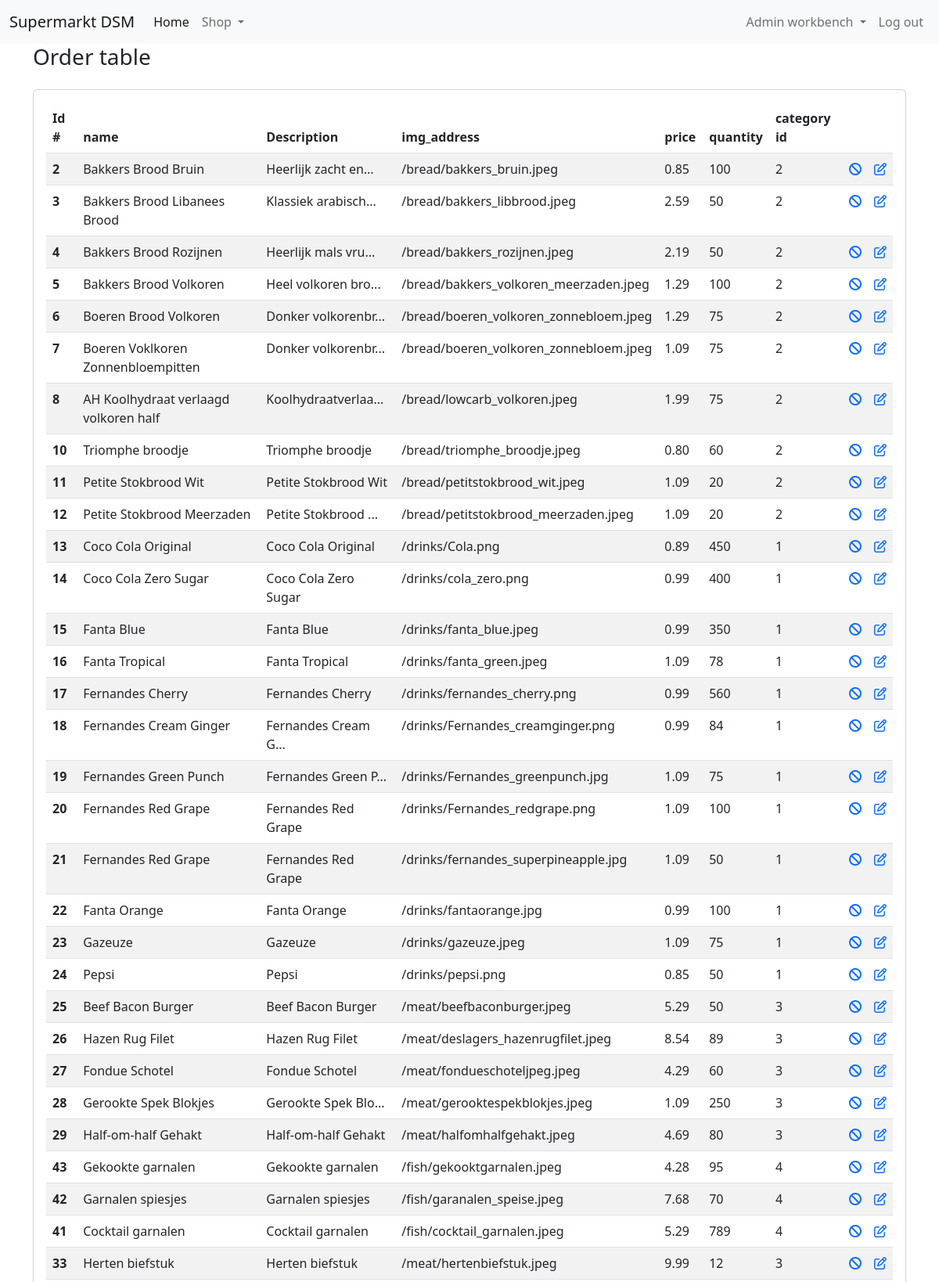
Screenshot of /index.php?content=pages/admin/products&user_id=75 (signed in, upper part) with the database file from the repository.
### tables this page shows
CREATE TABLE IF NOT EXISTS `products` (
  `id` int(11) NOT NULL AUTO_INCREMENT,
  `name` varchar(255) NOT NULL,
  `description` text NOT NULL,
  `img_address` varchar(255) NOT NULL,
  `price` decimal(4,2) NOT NULL,
  `quantity` int(11) NOT NULL,
  `category_id` int(11) NOT NULL,
  PRIMARY KEY (`id`)
);

### api/ConnectDb.php (called while the page is built, shortened)
<?php
class ConnectDb
{
    private $servername = "localhost";
    private $username   = "root";
    private $password   = "";
    private $database   = "dsm-winkel";
    public function __construct()
    {
        $this->conn = new mysqli($this->servername, $this->username,$this->password,$this->database);
        if(mysqli_connect_error()) {
            trigger_error("Failed to connect to MySQL: " . mysqli_connect_error());
        }else{
            return $this->conn;
        }
    }
}

### api/ProductController.php (called while the page is built, shortened)
<?php
require_once './api/ConnectDb.php';
class ProductController
{
    private $conn;
    public function __construct()
    {
        $db = new connectDb();
        $this->conn = $db->conn;
    }
    public function getProducts()
    {
        $query = "SELECT * FROM products";
        $result = $this->conn->query($query);
        if ($result) {
            if ($result->num_rows > 0) {
                $data = array();
                while ($row = $result->fetch_assoc()) {
                    $data[] = $row;
                }
                return $data;
            } else {
                echo "No found records";
            }
        } else {
            echo "error in " . $query . "<br>" . $this->conn->error;
        }
    }
}

### components/pages/admin/products.php (the view, shortened to what this page needs)
<?php
$object = new ProductController();
$products = $object->getProducts();
?>
<div class="container">
    <div class="row">
        <div class="d-sm-flex align-items-center justify-content-between mb-4">
            <h1 class="h3 mb-0 text-gray-800">Order table</h1>
        </div>
        <div class="col-12">
            <div class="card">
                <div class="card-body">
                    <table class="table table-striped table-hover">
                        <thead>
                        <tr>
                            <th scope="col">Id #</th>
                            <th scope="col">name</th>
                            <th scope="col">Description</th>
                            <th scope="col">img_address</th>
                            <th scope="col">price</th>
                            <th scope="col">quantity</th>
                            <th scope="col">category id</th>
                            <th scope="col"></th>
                            <th scope="col"></th>
                        </tr>
                        </thead>
                        <tbody>
                        <?php
                        $products = $object->getProducts();
                        foreach ($products as $product) {
                        ?>
                        <tr>
                            <th scope="row"><?php echo $product['id'] ?></th>
                            <td><?php echo $product['name'] ?></td>
                            <td><?php echo mb_strimwidth($product['description'], 0, 20, "...")  ?></td>
                            <td><?php echo $product['img_address'] ?></td>
                            <td><?php echo $product['price'] ?></td>
                            <td><?php echo $product['quantity'] ?></td>
                            <td><?php echo $product['category_id'] ?></td>
                            <td>
                                <a href="?content=pages/admin/products&action=deleteProduct&id=<?php echo $product['id'] ?>">
                                    <i aria-hidden="true" class="fa fa-ban"></i>
                                </a>
                            </td>
                            <td>
                                <a href="/index.php?content=pages/admin/edit-product&id=<?php echo $product['id'] ?>">
                                    <i aria-hidden="true" class="fa fa-pencil-square-o"></i>
                                </a>
                            </td>
                        </tr>
                        <?php } ?>
                        </tbody>
                    </table>
                </div>
            </div>
        </div>
    </div>
</div>

### rows the page displays
products: id "2", name "Bakkers Brood Bruin", description "Heerlijk zacht en...", img_address "/bread/bakkers_bruin.jpeg", price "0.85", quantity "100", category "2"
products: id "3", name "Bakkers Brood Libanees Brood", description "Klassiek arabisch...", img_address "/bread/bakkers_libbrood.jpeg", price "2.59", quantity "50", category "2"
products: id "4", name "Bakkers Brood Rozijnen", description "Heerlijk mals vru...", img_address "/bread/bakkers_rozijnen.jpeg", price "2.19", quantity "50", category "2"
products: id "5", name "Bakkers Brood Volkoren", description "Heel volkoren bro...", img_address "/bread/bakkers_volkoren_meerzaden.jpeg", price "1.29", quantity "100", category "2"
products: id "6", name "Boeren Brood Volkoren", description "Donker volkorenbr...", img_address "/bread/boeren_volkoren_zonnebloem.jpeg", price "1.29", quantity "75", category "2"
products: id "7", name "Boeren Voklkoren Zonnenbloempitten", description "Donker volkorenbr...", img_address "/bread/boeren_volkoren_zonnebloem.jpeg", price "1.09", quantity "75", category "2"
products: id "8", name "AH Koolhydraat verlaagd volkoren half", description "Koolhydraatverlaa...", img_address "/bread/lowcarb_volkoren.jpeg", price "1.99", quantity "75", category "2"
products: id "10", name "Triomphe broodje", description "Triomphe broodje", img_address "/bread/triomphe_broodje.jpeg", price "0.80", quantity "60", category "2"
products: id "11", name "Petite Stokbrood Wit", description "Petite Stokbrood Wit", img_address "/bread/petitstokbrood_wit.jpeg", price "1.09", quantity "20", category "2"
products: id "12", name "Petite Stokbrood Meerzaden", description "Petite Stokbrood ...", img_address "/bread/petitstokbrood_meerzaden.jpeg", price "1.09", quantity "20", category "2"
products: id "13", name "Coco Cola Original", description "Coco Cola Original", img_address "/drinks/Cola.png", price "0.89", quantity "450", category "1"
products: id "14", name "Coco Cola Zero Sugar", description "Coco Cola Zero Sugar", img_address "/drinks/cola_zero.png", price "0.99", quantity "400", category "1"
products: id "15", name "Fanta Blue", description "Fanta Blue", img_address "/drinks/fanta_blue.jpeg", price "0.99", quantity "350", category "1"
products: id "16", name "Fanta Tropical", description "Fanta Tropical", img_address "/drinks/fanta_green.jpeg", price "1.09", quantity "78", category "1"
products: id "17", name "Fernandes Cherry", description "Fernandes Cherry", img_address "/drinks/fernandes_cherry.png", price "0.99", quantity "560", category "1"
products: id "18", name "Fernandes Cream Ginger", description "Fernandes Cream G...", img_address "/drinks/Fernandes_creamginger.png", price "0.99", quantity "84", category "1"
products: id "19", name "Fernandes Green Punch", description "Fernandes Green P...", img_address "/drinks/Fernandes_greenpunch.jpg", price "1.09", quantity "75", category "1"
products: id "20", name "Fernandes Red Grape", description "Fernandes Red Grape", img_address "/drinks/Fernandes_redgrape.png", price "1.09", quantity "100", category "1"
products: id "21", name "Fernandes Red Grape", description "Fernandes Red Grape", img_address "/drinks/fernandes_superpineapple.jpg", price "1.09", quantity "50", category "1"
products: id "22", name "Fanta Orange", description "Fanta Orange", img_address "/drinks/fantaorange.jpg", price "0.99", quantity "100", category "1"
products: id "23", name "Gazeuze", description "Gazeuze", img_address "/drinks/gazeuze.jpeg", price "1.09", quantity "75", category "1"
products: id "24", name "Pepsi", description "Pepsi", img_address "/drinks/pepsi.png", price "0.85", quantity "50", category "1"
products: id "25", name "Beef Bacon Burger", description "Beef Bacon Burger", img_address "/meat/beefbaconburger.jpeg", price "5.29", quantity "50", category "3"
products: id "26", name "Hazen Rug Filet", description "Hazen Rug Filet", img_address "/meat/deslagers_hazenrugfilet.jpeg", price "8.54", quantity "89", category "3"
products: id "27", name "Fondue Schotel", description "Fondue Schotel", img_address "/meat/fondueschoteljpeg.jpeg", price "4.29", quantity "60", category "3"
products: id "28", name "Gerookte Spek Blokjes", description "Gerookte Spek Blo...", img_address "/meat/gerooktespekblokjes.jpeg", price "1.09", quantity "250", category "3"
products: id "29", name "Half-om-half Gehakt", description "Half-om-half Gehakt", img_address "/meat/halfomhalfgehakt.jpeg", price "4.69", quantity "80", category "3"
products: id "43", name "Gekookte garnalen", description "Gekookte garnalen", img_address "/fish/gekooktgarnalen.jpeg", price "4.28", quantity "95", category "4"
products: id "42", name "Garnalen spiesjes", description "Garnalen spiesjes", img_address "/fish/garanalen_speise.jpeg", price "7.68", quantity "70", category "4"
products: id "41", name "Cocktail garnalen", description "Cocktail garnalen", img_address "/fish/cocktail_garnalen.jpeg", price "5.29", quantity "789", category "4"
products: id "33", name "Herten biefstuk", description "Herten biefstuk", img_address "/meat/hertenbiefstuk.jpeg", price "9.99", quantity "12", category "3"
